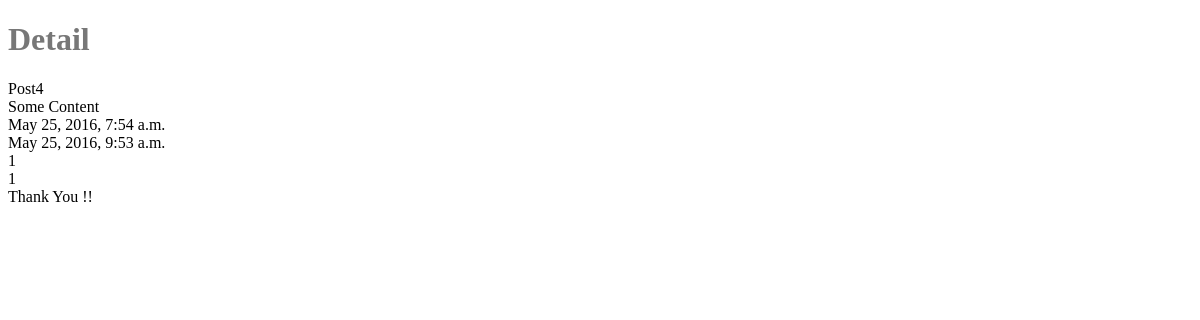
Page /posts/1/ on the earlier database version.
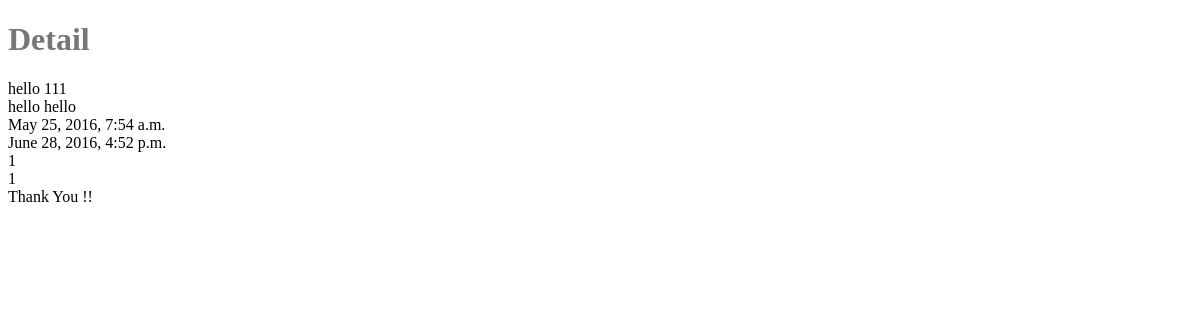
Same page on the later database version.
### posts/models.py (models this page shows, shortened)
class Post(models.Model):
    title = models.CharField(max_length=120)
    content = models.TextField()
    updated = models.DateTimeField(auto_now=True, auto_now_add=False)
    timestamp = models.DateTimeField(auto_now=False, auto_now_add=True)

### posts/views.py (the view)
# urls.py: url(r'^(?P<id>\d+)/$', post_detail, name='post_detail'),
def post_detail(request,id=None):
    instance = get_object_or_404(Post, id=id)
    context = {
        "title": "Detail",
        "instance": instance,
        "id": id
    }
    return render(request, "post_detail.html", context)

### templates/post_detail.html (shortened to what this page needs)
{% extends   "base.html" %}
{% block content %}
<h1> {{ title }} </h1>
{{ instance.title }} <br/>
{{ instance.content }} <br/>
{{ instance.timestamp }} <br/>
{{ instance.updated }} <br/>
{{ instance.id }} <br/>
{{ id }} <br/>
{% endblock content %}

Differences in the rows shown:
changed Post id 1: title "Post4" → "hello 111"; content "Some Content" → "hello hello"; updated "May 25, 2016, 9:53 a.m." → "June 28, 2016, 4:52 p.m."
